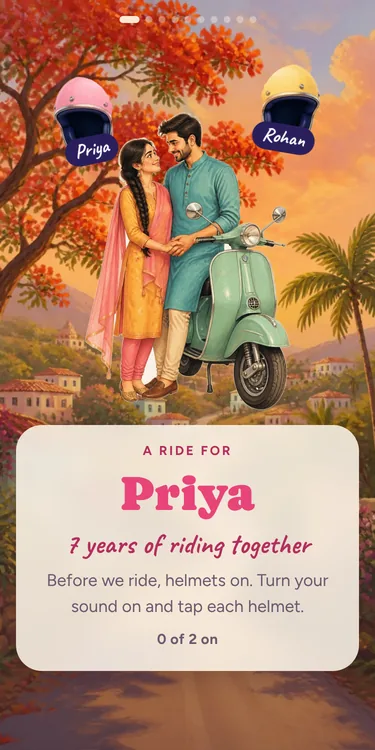
#> input picture img/cards/anniversary-screen.webp, 375 x 750 px, given in place of 1.png, which was not available
$ python prep.py ../../img/cards/anniversary-screen.webp
#> lines starting #> are read from the running program, lines starting #| are printed output that depends on the picture
"""Late Night Vinyl art kit (Canva DAHZzL7M0dc) export -> late-night-vinyl/img/*.webp
Usage: python3 prep.py <folder with 1.png..4.png>   (1 room 9:16, 2 deck square, 3 dance 9:16, 4 bg-wide 16:9)"""
import sys, os
from PIL import Image
src = sys.argv[1]; out = os.path.join(os.path.dirname(__file__), '..', '..', 'late-night-vinyl', 'img'); os.makedirs(out, exist_ok=True)
def go(n, name, size, q=80):
#> called with n = 1, name = 'room', size = (720, 1280), q = 80
    im = Image.open(os.path.join(src, f'{n}.png')).convert('RGB').resize(size, Image.LANCZOS)
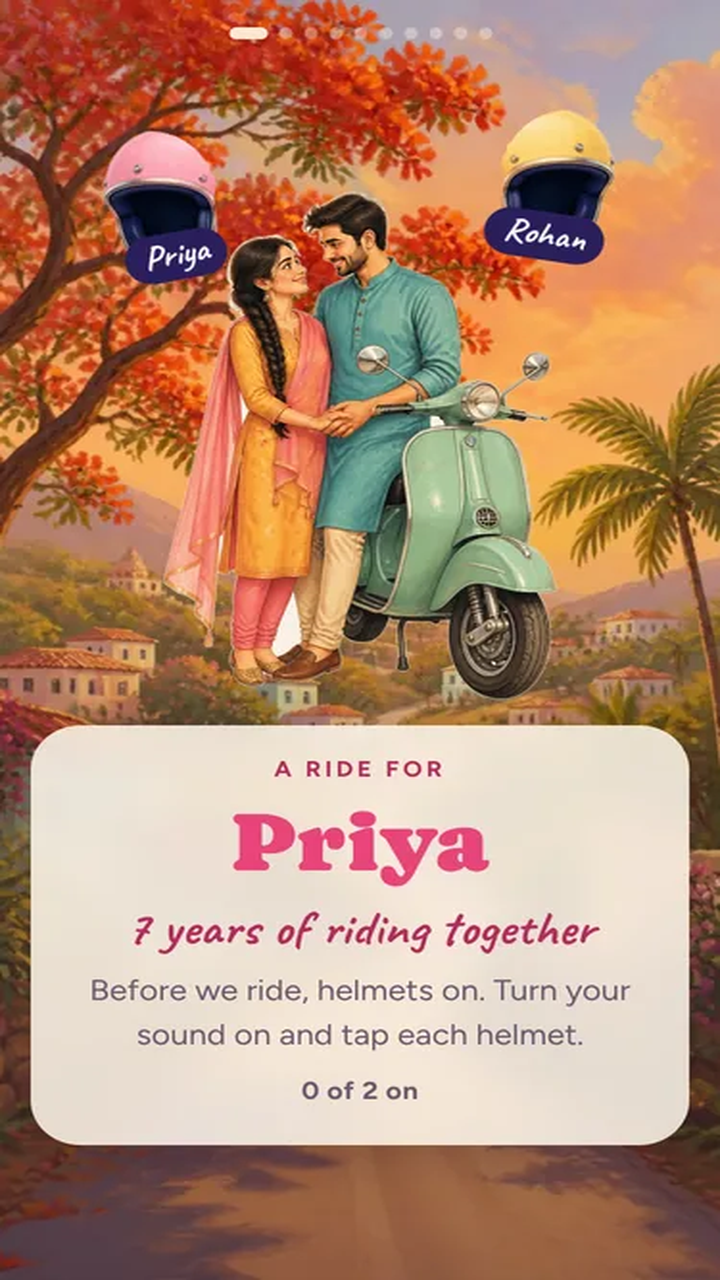
#> im: PIL image 720x1280 RGB; mean R, G, B 182.3, 139.5, 113.2
    im.save(os.path.join(out, name + '.webp'), quality=q, method=6); print(name, im.size)
#| room (720, 1280)
go(1, 'room', (720, 1280)); go(2, 'deck', (900, 900)); go(3, 'dance', (720, 1280)); go(4, 'bg-wide', (1920, 1080), 74)
#> call 2 of go, with n = 2, name = 'deck', size = (900, 900), q = 80
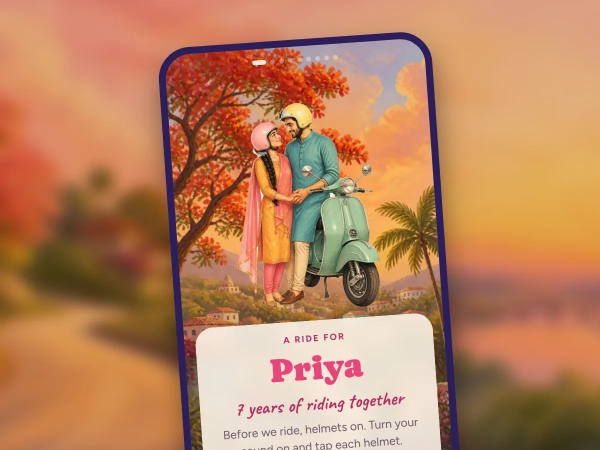
#> input picture img/cards/anniversary.webp, 1200 x 900 px, given in place of 2.png, which was not available (shown at 1/2 size)
#> in go (call 2), `im = Image.open(os.path.join(src, f'{n}.png')).convert('RGB').resize(s..`:
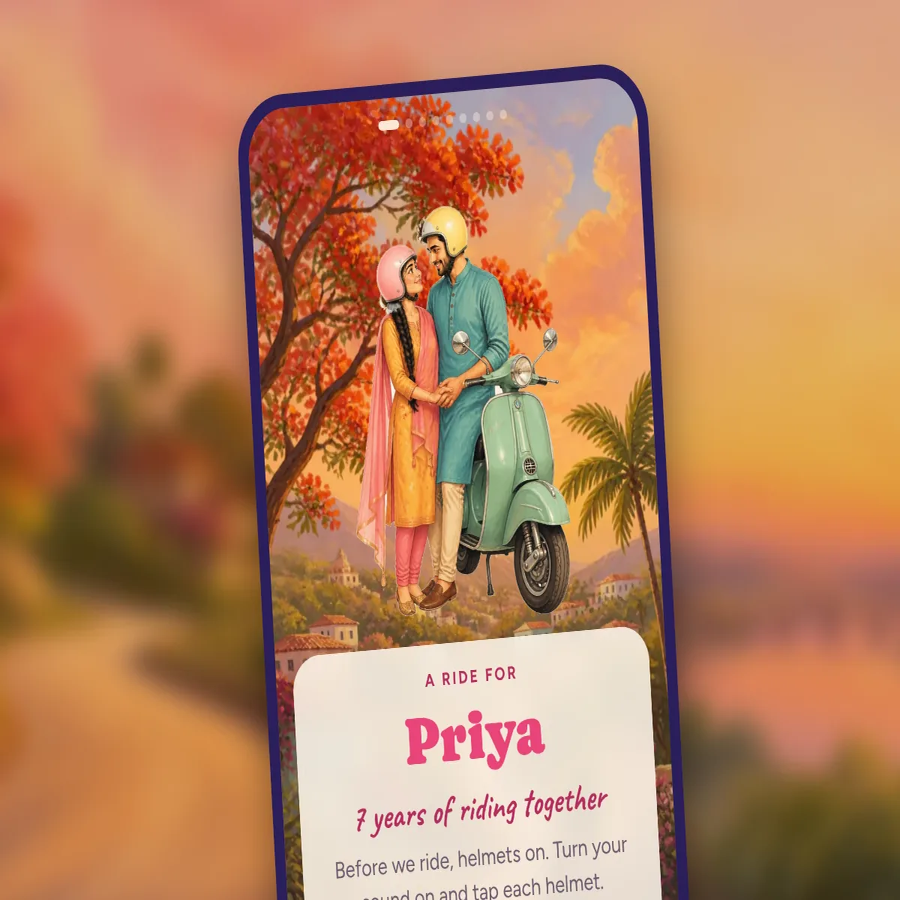
#> im: PIL image 900x900 RGB; mean R, G, B 187.1, 132, 95
#| deck (900, 900)
#> call 3 of go, with n = 3, name = 'dance', size = (720, 1280), q = 80
#> in go (call 3), `im = Image.open(os.path.join(src, f'{n}.png')).convert('RGB').resize(s..`:
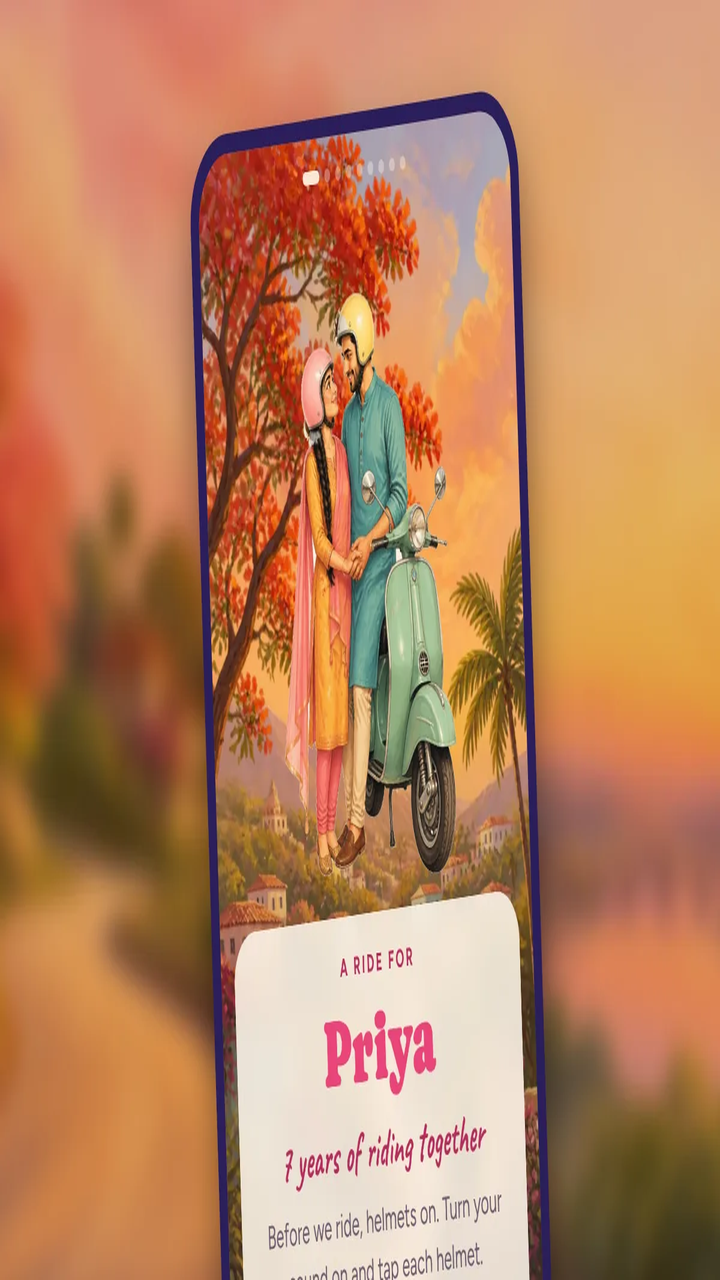
#> im: PIL image 720x1280 RGB; mean R, G, B 187.1, 132, 95
#| dance (720, 1280)
#> (the run stopped early here; a loop or call above may not have finished)
